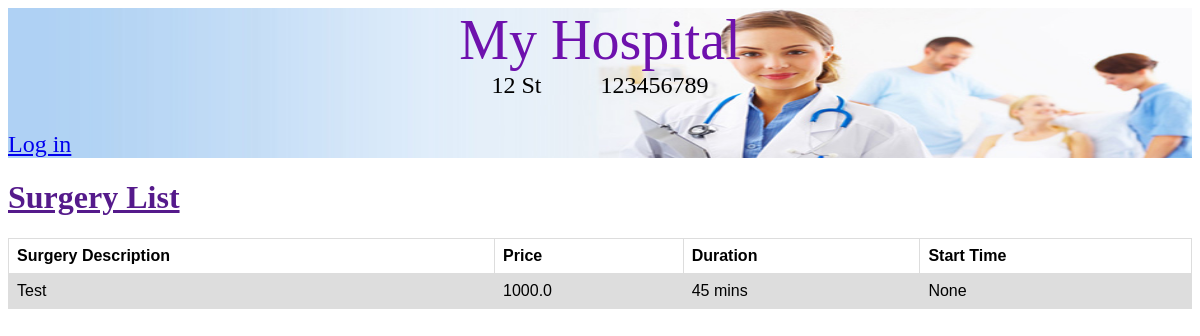
Before: /surgery_details/surgery_list/ with the older database file.
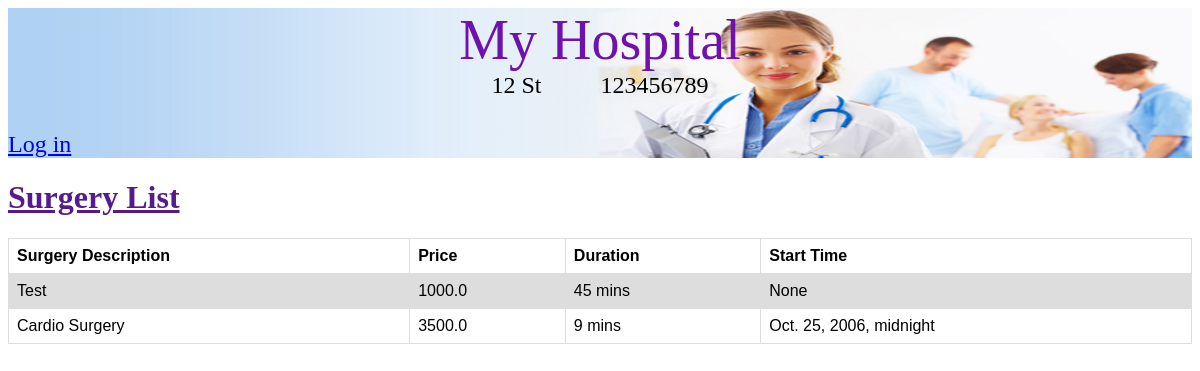
After: the same page with the newer database file.
### Surgery_Details/models.py (models this page shows, shortened)
class Surgery(models.Model):
    surgery_description = models.TextField()
    start_time = models.DateTimeField(blank=True, null=True)
    duration = models.PositiveIntegerField()
    surgery_price = models.FloatField()
    doctor_incharge = models.ForeignKey(Doctors, null=True, related_name = 'surgery', on_delete=models.CASCADE)
    nurse_incharge = models.ForeignKey(Nurses, null=True, related_name = 'surgery', on_delete=models.CASCADE)
    patient = models.ForeignKey(Patient, null=True, related_name = 'surgery', on_delete=models.CASCADE)

### Surgery_Details/views.py (the view)
# urls.py: url('surgery_list/', views.view_surgery_details, name="Surgery_List"),
def view_surgery_details(request):
    sur = Surgery.objects.all
    hospital = get_object_or_404(Hospital, id=1)
    return render(request, 'surgery_details/surgery_details.html', {'sur': sur, 'hospital':hospital})

### Surgery_Details/templates/surgery_details/surgery_details.html
{% extends "base.html" %}
{% block header %}
<div class="container_header">
    {% if hospital is not None %}
        <div class="container_hospital_info">
            <div class="hospital_title"><a class="hospital_title_text" href="{% url 'hospital:home' %}">{{ hospital.name }}</a></div>
            <div class="hospital_info">
                <div>{{ hospital.address }}</div>
                <div class="padding"></div>
                <div>{{ hospital.phone_number }}</div>
            </div>
        </div>
    {% else %}
        <a href="{% url 'hospital:home' %}" class="logo">My Hospital</a>
    {% endif %}
    <div class="container_user_info">
        {% if user.is_authenticated %}
            <div class="user_name_info">Hello, {{user.username}}</div>
            <div><a class="log_out" href="{% url 'accounts:logout' %}">Log out</a></div>
        {% else %}
            <a href="{% url 'accounts:login' %}">Log in</a>
        {% endif %}
    </div>
</div>
{% endblock %}
{% block content %}
    <h1 class="Surgery List"><a href="">Surgery List</a></h1>
	<div class="container_surgery">
	<table>
        <tr>
            <th class="surgery_description_header">Surgery Description</th>
            <th class="surgery_price_table_header">Price</th>
			<th class="surgery_duration_table_header">Duration</th>
            <th class="surgery_starttime_table_header">Start Time</th>
        </tr>
		{% for s in sur %}
            <tr class="table_row_surgery">
                <td>{{ s.surgery_description|linebreaksbr }}</td>
                <td>{{s.surgery_price}}</td>
				<td>{{ s.duration }} mins</td>
                <td>{{s.start_time}}</td>
            </tr>
		{% endfor %}
    </table>
    </div>
{% endblock %}

Changed rows visible on the page:
added Surgery: surgery_description "Cardio Surgery", surgery_price "3500.0", duration "9", start_time "Oct. 25, 2006, midnight"
